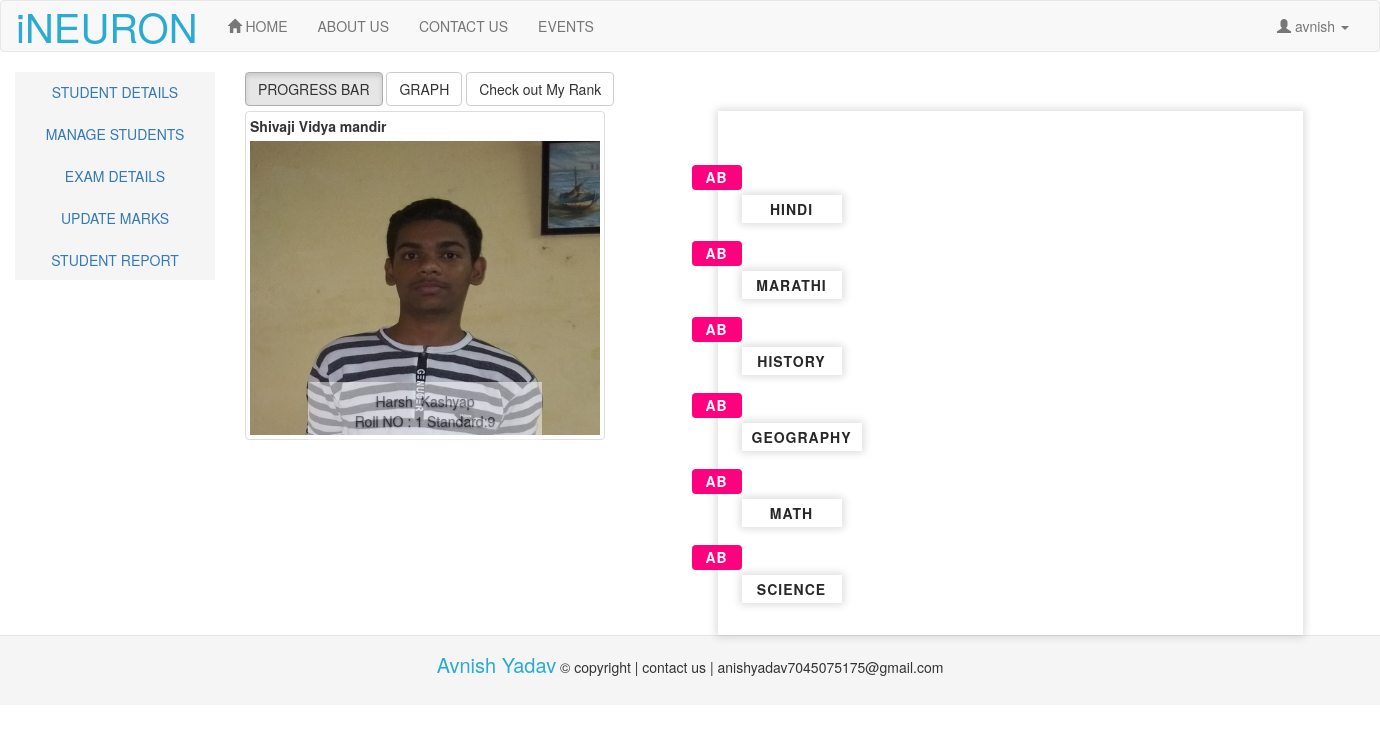
The app's page /student/detail_report/20/20/ (signed in) with its own data.
### student/models.py (models this page shows, shortened)
class Student(models.Model):
    student_id=models.AutoField(primary_key=True)
    rollno=models.IntegerField()
    std=models.IntegerField()
    fname=models.CharField(max_length=100)
    lname=models.CharField(max_length=100)
    img=models.ImageField()
    teacher_id=models.ForeignKey(Teacher,on_delete=models.CASCADE)
    medium=models.CharField(max_length=100)
    school_name=models.CharField(max_length=500)

### student/views.py (the view, shortened to what this page needs)
# urls.py: url(r'^detail_report/(?P<std>[0-9]+)/(?P<student_id>[0-9]+)/$', student.views.detail_report, name='detail_report'),
def detail_report(request, std=0, student_id=0):
    if 'email_id' in request.session:
        teacher_id = request.session['id']
        std = int(std)
        student_id = int(student_id)
        subject = {'1': 'HINDI', '2': 'MARATHI', '3': 'HISTORY', '4': 'GEOGRAPHY', '5': 'MATH', '6': 'SCIENCE'}
        report = {}
        for i in range(1, 7):
            exam = Exam.objects.filter(std=std, subject=subject[str(i)], teacher_id__exact=teacher_id)
            total_marks = exam.aggregate(Sum('total_mark'))
            total_mark = total_marks.get("total_mark__sum")
            percentage = None
            obtain_mark = None
            sub = subject[str(i)]
            if percentage is None:
                percentage = 0
            if percentage < 70:
                color = "pink"
            elif percentage == 70:
                color = "yellow"
            else:
                color = "green"
            if percentage == 0:
                percentage = None
            report[i] = {'subject': sub, 'percentage': percentage, 'obtain_mark': obtain_mark, 'total_mark': total_mark,
                         'color': color, }
            i = i + 1
        stud = Student.objects.get(student_id__exact=student_id)
        context = {'report': report, 'stud': stud, 'std': std, 'student_id': student_id}
        return render(request, 'student_report.html', context)
    else:
        messages.error(request, "Please !! login to your account ")
        return redirect('login')

### templates/student_report.html (shortened to what this page needs)
{% extends 'header.html' %}
{% load static %}
{% block content %}
    <div class="row">
<div class="col-md-12">
    <label><a class="btn btn-default active" href="{% url 'detail_report' std student_id %}">PROGRESS BAR</a> <a class="btn btn-default" href="{% url 'student_graph' std student_id%}">GRAPH</a> <a class="btn btn-default" href="{% url 'rank' std student_id %}">Check out My Rank</a> </label>
</div>
</div>
<div class="row">
<div class="container">
    <div class="row">
    <div class="col-md-4">
        <div class="thumbnail" id="stud">
            <label>{{ stud.school_name | slice:":30" }}</label>
       <img id="student" src="{{ stud.img.url }}">
            <div class="caption carousel-caption" id="description">
             {{ stud.fname }}&nbsp; {{ stud.lname }}<br>
             Roll NO : {{ stud.rollno }}  Standard:{{ stud.std }}
            </div>
</div>
    </div>
        <div class="col-md-6 col-lg-offset-1" id="loginform">
            {% for a,b in report.items %}
            <div class="progress {{ b.color }}">
                <div class="progress-bar" style="width: {% if b.percentage is not None %} {{ b.percentage }}%{% else %}0%{% endif %};">
                    <h3 class="progress-title">{{ b.subject }}</h3>
                    <div class="progress-value"> {% if b.percentage is not None %} {{ b.percentage }}% {% else %}AB{% endif %}</div>
                </div>
            </div>
{% endfor %}
        </div>
    </div>
</div>
</div>
{% endblock %}

### static/style.css (style rules this page uses)
#loginform { font-size: 14px; font-weight: 700; color: #282828; line-height: 22px; letter-spacing: 1px; text-align: center; text-transform: uppercase; background: #fff; padding: 24px; box-shadow: 0 0 8px 2px rgba(0, 0, 0, 0.14); }

### templates/student_report.html (style rules this page uses)
#student { height: 100%; width: 100%; }
#description { background-color: white; opacity: 0.5; }
.progress { height: 6px; background: #fff; border-radius: 0; box-shadow: none; margin-top: 70px; overflow: visible; }
.progress .progress-bar { box-shadow: none; border-radius: 5px; position: relative; animation: animate-positive 2s; }
.progress .progress-title { padding: 3px 10px; margin: 0; min-width: 100px; font-size: 14px; font-weight: 700; color: #282828; line-height: 22px; letter-spacing: 1px; text-align: center; text-transform: uppercase; background: #fff; box-shadow: 0 0 8px 2px rgba(0, 0, 0, 0.14); position: absolute; top: -10px; left: 0; }
.progress .progress-value { width: 50px; height: 25px; font-size: 14px; font-weight: 600; color: #fff; line-height: 25px; border-radius: 4px; position: absolute; top: -40px; right: 0; }
.progress.pink .progress-bar, .progress.pink .progress-value { background: #ff007f; }

### records on screen
Student: school_name "Shivaji Vidya mandir", img (picture), fname "Harsh", lname "Kashyap", rollno "1", std "9"

### other values on screen
{{ request.session.name }} "avnish"
{{ b.subject }} "HINDI" "MARATHI" "HISTORY" "GEOGRAPHY" "MATH" "SCIENCE"
